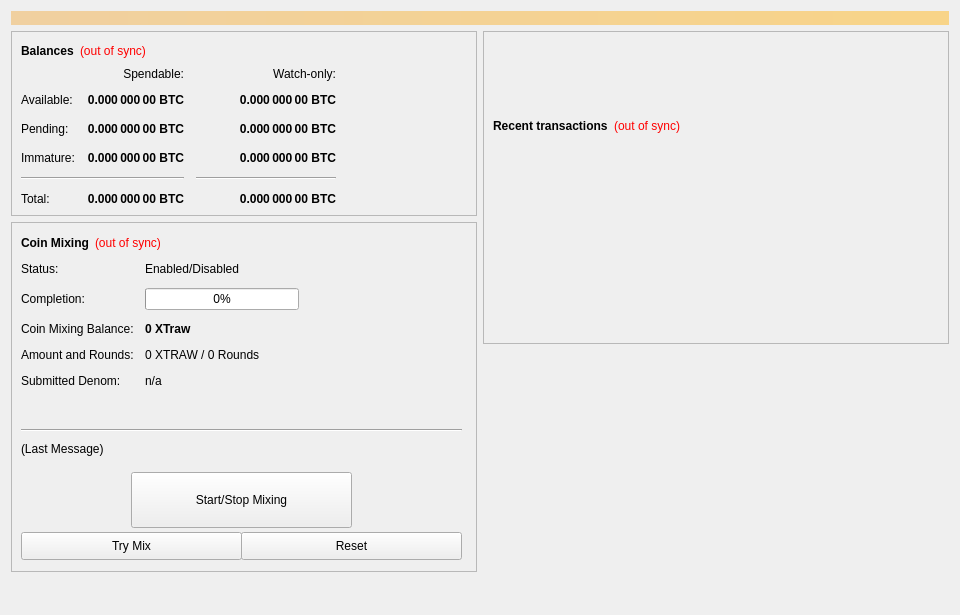
<?xml version="1.0" encoding="UTF-8"?>
<ui version="4.0">
 <class>OverviewPage</class>
 <widget class="QWidget" name="OverviewPage">
  <property name="geometry">
   <rect>
    <x>0</x>
    <y>0</y>
    <width>960</width>
    <height>615</height>
   </rect>
  </property>
  <property name="minimumSize">
   <size>
    <width>960</width>
    <height>0</height>
   </size>
  </property>
  <property name="windowTitle">
   <string>Form</string>
  </property>
  <layout class="QVBoxLayout" name="topLayout">
   <item>
    <widget class="QLabel" name="labelAlerts">
     <property name="visible">
      <bool>false</bool>
     </property>
     <property name="styleSheet">
      <string notr="true">background-color: qlineargradient(x1: 0, y1: 0, x2: 1, y2: 0, stop:0 #F0D0A0, stop:1 #F8D488); color:#000000;</string>
     </property>
     <property name="wordWrap">
      <bool>true</bool>
     </property>
     <property name="margin">
      <number>3</number>
     </property>
    </widget>
   </item>
   <item>
    <layout class="QHBoxLayout" name="horizontalLayout" stretch="1,1">
     <item>
      <layout class="QVBoxLayout" name="verticalLayout_2">
       <item>
        <widget class="QFrame" name="frame">
         <property name="frameShape">
          <enum>QFrame::StyledPanel</enum>
         </property>
         <property name="frameShadow">
          <enum>QFrame::Raised</enum>
         </property>
         <layout class="QVBoxLayout" name="verticalLayout_4">
          <item>
           <layout class="QHBoxLayout" name="horizontalLayout_4">
            <item>
             <widget class="QLabel" name="label_5">
              <property name="font">
               <font>
                <weight>75</weight>
                <bold>true</bold>
               </font>
              </property>
              <property name="text">
               <string>Balances</string>
              </property>
             </widget>
            </item>
            <item>
             <widget class="QLabel" name="labelWalletStatus">
              <property name="cursor">
               <cursorShape>WhatsThisCursor</cursorShape>
              </property>
              <property name="toolTip">
               <string>The displayed information may be out of date. Your wallet automatically synchronizes with the XTraw network after a connection is established, but this process has not completed yet.</string>
              </property>
              <property name="styleSheet">
               <string notr="true">QLabel { color: red; }</string>
              </property>
              <property name="text">
               <string notr="true">(out of sync)</string>
              </property>
              <property name="alignment">
               <set>Qt::AlignLeading|Qt::AlignLeft|Qt::AlignVCenter</set>
              </property>
             </widget>
            </item>
            <item>
             <spacer name="horizontalSpacer_3">
              <property name="orientation">
               <enum>Qt::Horizontal</enum>
              </property>
              <property name="sizeHint" stdset="0">
               <size>
                <width>40</width>
                <height>20</height>
               </size>
              </property>
             </spacer>
            </item>
           </layout>
          </item>
          <item>
           <layout class="QGridLayout" name="gridLayout">
            <property name="spacing">
             <number>12</number>
            </property>
            <item row="2" column="2">
             <widget class="QLabel" name="labelWatchPending">
              <property name="font">
               <font>
                <weight>75</weight>
                <bold>true</bold>
               </font>
              </property>
              <property name="cursor">
               <cursorShape>IBeamCursor</cursorShape>
              </property>
              <property name="toolTip">
               <string>Unconfirmed transactions to watch-only addresses</string>
              </property>
              <property name="text">
               <string notr="true">0.000 000 00 BTC</string>
              </property>
              <property name="alignment">
               <set>Qt::AlignRight|Qt::AlignTrailing|Qt::AlignVCenter</set>
              </property>
              <property name="textInteractionFlags">
               <set>Qt::LinksAccessibleByMouse|Qt::TextSelectableByKeyboard|Qt::TextSelectableByMouse</set>
              </property>
             </widget>
            </item>
            <item row="2" column="1">
             <widget class="QLabel" name="labelUnconfirmed">
              <property name="font">
               <font>
                <weight>75</weight>
                <bold>true</bold>
               </font>
              </property>
              <property name="cursor">
               <cursorShape>IBeamCursor</cursorShape>
              </property>
              <property name="toolTip">
               <string>Total of transactions that have yet to be confirmed, and do not yet count toward the spendable balance</string>
              </property>
              <property name="text">
               <string notr="true">0.000 000 00 BTC</string>
              </property>
              <property name="alignment">
               <set>Qt::AlignRight|Qt::AlignTrailing|Qt::AlignVCenter</set>
              </property>
              <property name="textInteractionFlags">
               <set>Qt::LinksAccessibleByMouse|Qt::TextSelectableByKeyboard|Qt::TextSelectableByMouse</set>
              </property>
             </widget>
            </item>
            <item row="3" column="2">
             <widget class="QLabel" name="labelWatchImmature">
              <property name="font">
               <font>
                <weight>75</weight>
                <bold>true</bold>
               </font>
              </property>
              <property name="cursor">
               <cursorShape>IBeamCursor</cursorShape>
              </property>
              <property name="toolTip">
               <string>Staked or masternode rewards in watch-only addresses that has not yet matured</string>
              </property>
              <property name="text">
               <string notr="true">0.000 000 00 BTC</string>
              </property>
              <property name="alignment">
               <set>Qt::AlignRight|Qt::AlignTrailing|Qt::AlignVCenter</set>
              </property>
              <property name="textInteractionFlags">
               <set>Qt::LinksAccessibleByMouse|Qt::TextSelectableByKeyboard|Qt::TextSelectableByMouse</set>
              </property>
             </widget>
            </item>
            <item row="4" column="0" colspan="2">
             <widget class="Line" name="lineSpendableBalance">
              <property name="orientation">
               <enum>Qt::Horizontal</enum>
              </property>
             </widget>
            </item>
            <item row="4" column="2">
             <widget class="Line" name="lineWatchBalance">
              <property name="sizePolicy">
               <sizepolicy hsizetype="Preferred" vsizetype="Fixed">
                <horstretch>0</horstretch>
                <verstretch>0</verstretch>
               </sizepolicy>
              </property>
              <property name="minimumSize">
               <size>
                <width>140</width>
                <height>0</height>
               </size>
              </property>
              <property name="orientation">
               <enum>Qt::Horizontal</enum>
              </property>
             </widget>
            </item>
            <item row="5" column="0">
             <widget class="QLabel" name="labelTotalText">
              <property name="text">
               <string>Total:</string>
              </property>
             </widget>
            </item>
            <item row="3" column="1">
             <widget class="QLabel" name="labelImmature">
              <property name="font">
               <font>
                <weight>75</weight>
                <bold>true</bold>
               </font>
              </property>
              <property name="cursor">
               <cursorShape>IBeamCursor</cursorShape>
              </property>
              <property name="toolTip">
               <string>Staked or masternode rewards that has not yet matured</string>
              </property>
              <property name="text">
               <string notr="true">0.000 000 00 BTC</string>
              </property>
              <property name="alignment">
               <set>Qt::AlignRight|Qt::AlignTrailing|Qt::AlignVCenter</set>
              </property>
              <property name="textInteractionFlags">
               <set>Qt::LinksAccessibleByMouse|Qt::TextSelectableByKeyboard|Qt::TextSelectableByMouse</set>
              </property>
             </widget>
            </item>
            <item row="2" column="3">
             <spacer name="horizontalSpacer_2">
              <property name="orientation">
               <enum>Qt::Horizontal</enum>
              </property>
              <property name="sizeHint" stdset="0">
               <size>
                <width>40</width>
                <height>20</height>
               </size>
              </property>
             </spacer>
            </item>
            <item row="3" column="0">
             <widget class="QLabel" name="labelImmatureText">
              <property name="text">
               <string>Immature:</string>
              </property>
             </widget>
            </item>
            <item row="5" column="1">
             <widget class="QLabel" name="labelTotal">
              <property name="font">
               <font>
                <weight>75</weight>
                <bold>true</bold>
               </font>
              </property>
              <property name="cursor">
               <cursorShape>IBeamCursor</cursorShape>
              </property>
              <property name="toolTip">
               <string>Your current total balance</string>
              </property>
              <property name="text">
               <string notr="true">0.000 000 00 BTC</string>
              </property>
              <property name="alignment">
               <set>Qt::AlignRight|Qt::AlignTrailing|Qt::AlignVCenter</set>
              </property>
              <property name="textInteractionFlags">
               <set>Qt::LinksAccessibleByMouse|Qt::TextSelectableByKeyboard|Qt::TextSelectableByMouse</set>
              </property>
             </widget>
            </item>
            <item row="5" column="2">
             <widget class="QLabel" name="labelWatchTotal">
              <property name="font">
               <font>
                <weight>75</weight>
                <bold>true</bold>
               </font>
              </property>
              <property name="cursor">
               <cursorShape>IBeamCursor</cursorShape>
              </property>
              <property name="toolTip">
               <string>Current total balance in watch-only addresses</string>
              </property>
              <property name="text">
               <string notr="true">0.000 000 00 BTC</string>
              </property>
              <property name="alignment">
               <set>Qt::AlignRight|Qt::AlignTrailing|Qt::AlignVCenter</set>
              </property>
              <property name="textInteractionFlags">
               <set>Qt::LinksAccessibleByMouse|Qt::TextSelectableByKeyboard|Qt::TextSelectableByMouse</set>
              </property>
             </widget>
            </item>
            <item row="0" column="2">
             <widget class="QLabel" name="labelWatchonly">
              <property name="text">
               <string>Watch-only:</string>
              </property>
              <property name="alignment">
               <set>Qt::AlignRight|Qt::AlignTrailing|Qt::AlignVCenter</set>
              </property>
             </widget>
            </item>
            <item row="1" column="0">
             <widget class="QLabel" name="labelBalanceText">
              <property name="text">
               <string>Available:</string>
              </property>
             </widget>
            </item>
            <item row="1" column="1">
             <widget class="QLabel" name="labelBalance">
              <property name="font">
               <font>
                <weight>75</weight>
                <bold>true</bold>
               </font>
              </property>
              <property name="cursor">
               <cursorShape>IBeamCursor</cursorShape>
              </property>
              <property name="toolTip">
               <string>Your current spendable balance</string>
              </property>
              <property name="text">
               <string notr="true">0.000 000 00 BTC</string>
              </property>
              <property name="alignment">
               <set>Qt::AlignRight|Qt::AlignTrailing|Qt::AlignVCenter</set>
              </property>
              <property name="textInteractionFlags">
               <set>Qt::LinksAccessibleByMouse|Qt::TextSelectableByKeyboard|Qt::TextSelectableByMouse</set>
              </property>
             </widget>
            </item>
            <item row="1" column="2">
             <widget class="QLabel" name="labelWatchAvailable">
              <property name="font">
               <font>
                <weight>75</weight>
                <bold>true</bold>
               </font>
              </property>
              <property name="cursor">
               <cursorShape>IBeamCursor</cursorShape>
              </property>
              <property name="toolTip">
               <string>Your current balance in watch-only addresses</string>
              </property>
              <property name="text">
               <string notr="true">0.000 000 00 BTC</string>
              </property>
              <property name="alignment">
               <set>Qt::AlignRight|Qt::AlignTrailing|Qt::AlignVCenter</set>
              </property>
              <property name="textInteractionFlags">
               <set>Qt::LinksAccessibleByMouse|Qt::TextSelectableByKeyboard|Qt::TextSelectableByMouse</set>
              </property>
             </widget>
            </item>
            <item row="2" column="0">
             <widget class="QLabel" name="labelPendingText">
              <property name="text">
               <string>Pending:</string>
              </property>
             </widget>
            </item>
            <item row="0" column="1">
             <widget class="QLabel" name="labelSpendable">
              <property name="text">
               <string>Spendable:</string>
              </property>
              <property name="alignment">
               <set>Qt::AlignRight|Qt::AlignTrailing|Qt::AlignVCenter</set>
              </property>
             </widget>
            </item>
           </layout>
          </item>
         </layout>
        </widget>
       </item>
       <item>
        <widget class="QFrame" name="frameObfuscation">
         <property name="minimumSize">
          <size>
           <width>0</width>
           <height>350</height>
          </size>
         </property>
         <property name="layoutDirection">
          <enum>Qt::LeftToRight</enum>
         </property>
         <property name="frameShape">
          <enum>QFrame::StyledPanel</enum>
         </property>
         <property name="frameShadow">
          <enum>QFrame::Raised</enum>
         </property>
         <widget class="QWidget" name="formLayoutWidget">
          <property name="geometry">
           <rect>
            <x>10</x>
            <y>40</y>
            <width>451</width>
            <height>161</height>
           </rect>
          </property>
          <layout class="QFormLayout" name="formLayout">
           <property name="fieldGrowthPolicy">
            <enum>QFormLayout::AllNonFixedFieldsGrow</enum>
           </property>
           <property name="horizontalSpacing">
            <number>11</number>
           </property>
           <property name="verticalSpacing">
            <number>12</number>
           </property>
           <item row="0" column="0">
            <widget class="QLabel" name="label_6">
             <property name="text">
              <string>Status:</string>
             </property>
            </widget>
           </item>
           <item row="1" column="0">
            <widget class="QLabel" name="label_7">
             <property name="text">
              <string>Completion:</string>
             </property>
            </widget>
           </item>
           <item row="1" column="1">
            <widget class="QProgressBar" name="obfuscationProgress">
             <property name="maximumSize">
              <size>
               <width>154</width>
               <height>16777215</height>
              </size>
             </property>
             <property name="value">
              <number>0</number>
             </property>
            </widget>
           </item>
           <item row="2" column="0">
            <widget class="QLabel" name="labelAnonymizedText">
             <property name="text">
              <string>Coin Mixing Balance:</string>
             </property>
            </widget>
           </item>
           <item row="2" column="1">
            <widget class="QLabel" name="labelAnonymized">
             <property name="font">
              <font>
               <weight>75</weight>
               <bold>true</bold>
              </font>
             </property>
             <property name="text">
              <string notr="true">0 XTraw</string>
             </property>
            </widget>
           </item>
           <item row="3" column="0">
            <widget class="QLabel" name="label_8">
             <property name="text">
              <string>Amount and Rounds:</string>
             </property>
            </widget>
           </item>
           <item row="3" column="1">
            <widget class="QLabel" name="labelAmountRounds">
             <property name="text">
              <string>0 XTRAW / 0 Rounds</string>
             </property>
            </widget>
           </item>
           <item row="4" column="0">
            <widget class="QLabel" name="label_9">
             <property name="text">
              <string>Submitted Denom:</string>
             </property>
            </widget>
           </item>
           <item row="4" column="1">
            <widget class="QLabel" name="labelSubmittedDenom">
             <property name="toolTip">
              <string>The denominations you submitted to the Masternode.&lt;br&gt;To mix, other users must submit the exact same denominations.</string>
             </property>
             <property name="text">
              <string>n/a</string>
             </property>
            </widget>
           </item>
           <item row="0" column="1">
            <widget class="QLabel" name="obfuscationEnabled">
             <property name="text">
              <string>Enabled/Disabled</string>
             </property>
            </widget>
           </item>
          </layout>
         </widget>
         <widget class="QPushButton" name="runAutoDenom">
          <property name="geometry">
           <rect>
            <x>251</x>
            <y>17</y>
            <width>1</width>
            <height>1</height>
           </rect>
          </property>
          <property name="palette">
           <palette>
            <active>
             <colorrole role="WindowText">
              <brush brushstyle="SolidPattern">
               <color alpha="255">
                <red>0</red>
                <green>0</green>
                <blue>0</blue>
               </color>
              </brush>
             </colorrole>
             <colorrole role="Button">
              <brush brushstyle="SolidPattern">
               <color alpha="255">
                <red>239</red>
                <green>238</green>
                <blue>238</blue>
               </color>
              </brush>
             </colorrole>
             <colorrole role="Light">
              <brush brushstyle="SolidPattern">
               <color alpha="255">
                <red>255</red>
                <green>255</green>
                <blue>255</blue>
               </color>
              </brush>
             </colorrole>
             <colorrole role="Midlight">
              <brush brushstyle="SolidPattern">
               <color alpha="255">
                <red>247</red>
                <green>246</green>
                <blue>246</blue>
               </color>
              </brush>
             </colorrole>
             <colorrole role="Dark">
              <brush brushstyle="SolidPattern">
               <color alpha="255">
                <red>119</red>
                <green>119</green>
                <blue>119</blue>
               </color>
              </brush>
             </colorrole>
             <colorrole role="Mid">
              <brush brushstyle="SolidPattern">
               <color alpha="255">
                <red>159</red>
                <green>159</green>
                <blue>159</blue>
               </color>
              </brush>
             </colorrole>
             <colorrole role="Text">
              <brush brushstyle="SolidPattern">
               <color alpha="255">
                <red>0</red>
                <green>0</green>
                <blue>0</blue>
               </color>
              </brush>
             </colorrole>
             <colorrole role="BrightText">
              <brush brushstyle="SolidPattern">
               <color alpha="255">
                <red>255</red>
                <green>255</green>
                <blue>255</blue>
               </color>
              </brush>
             </colorrole>
             <colorrole role="ButtonText">
              <brush brushstyle="SolidPattern">
               <color alpha="255">
                <red>0</red>
                <green>0</green>
                <blue>0</blue>
               </color>
              </brush>
             </colorrole>
             <colorrole role="Base">
              <brush brushstyle="SolidPattern">
               <color alpha="255">
                <red>255</red>
                <green>255</green>
                <blue>255</blue>
               </color>
              </brush>
             </colorrole>
             <colorrole role="Window">
              <brush brushstyle="SolidPattern">
               <color alpha="255">
                <red>239</red>
                <green>238</green>
                <blue>238</blue>
               </color>
              </brush>
             </colorrole>
             <colorrole role="Shadow">
              <brush brushstyle="SolidPattern">
               <color alpha="255">
                <red>0</red>
                <green>0</green>
                <blue>0</blue>
               </color>
              </brush>
             </colorrole>
             <colorrole role="AlternateBase">
              <brush brushstyle="SolidPattern">
               <color alpha="255">
                <red>247</red>
                <green>246</green>
                <blue>246</blue>
               </color>
              </brush>
             </colorrole>
             <colorrole role="ToolTipBase">
              <brush brushstyle="SolidPattern">
               <color alpha="255">
                <red>255</red>
                <green>255</green>
                <blue>220</blue>
               </color>
              </brush>
             </colorrole>
             <colorrole role="ToolTipText">
              <brush brushstyle="SolidPattern">
               <color alpha="255">
                <red>0</red>
                <green>0</green>
                <blue>0</blue>
               </color>
              </brush>
             </colorrole>
            </active>
            <inactive>
             <colorrole role="WindowText">
              <brush brushstyle="SolidPattern">
               <color alpha="255">
                <red>0</red>
                <green>0</green>
                <blue>0</blue>
               </color>
              </brush>
             </colorrole>
             <colorrole role="Button">
              <brush brushstyle="SolidPattern">
               <color alpha="255">
                <red>239</red>
                <green>238</green>
                <blue>238</blue>
               </color>
              </brush>
             </colorrole>
             <colorrole role="Light">
              <brush brushstyle="SolidPattern">
               <color alpha="255">
                <red>255</red>
                <green>255</green>
                <blue>255</blue>
               </color>
              </brush>
             </colorrole>
             <colorrole role="Midlight">
              <brush brushstyle="SolidPattern">
               <color alpha="255">
                <red>247</red>
                <green>246</green>
                <blue>246</blue>
               </color>
              </brush>
             </colorrole>
             <colorrole role="Dark">
              <brush brushstyle="SolidPattern">
               <color alpha="255">
                <red>119</red>
                <green>119</green>
                <blue>119</blue>
               </color>
              </brush>
             </colorrole>
             <colorrole role="Mid">
              <brush brushstyle="SolidPattern">
               <color alpha="255">
                <red>159</red>
                <green>159</green>
                <blue>159</blue>
               </color>
              </brush>
             </colorrole>
             <colorrole role="Text">
              <brush brushstyle="SolidPattern">
               <color alpha="255">
                <red>0</red>
                <green>0</green>
                <blue>0</blue>
               </color>
              </brush>
             </colorrole>
             <colorrole role="BrightText">
              <brush brushstyle="SolidPattern">
               <color alpha="255">
                <red>255</red>
                <green>255</green>
                <blue>255</blue>
               </color>
              </brush>
             </colorrole>
             <colorrole role="ButtonText">
              <brush brushstyle="SolidPattern">
               <color alpha="255">
                <red>0</red>
                <green>0</green>
                <blue>0</blue>
               </color>
              </brush>
             </colorrole>
             <colorrole role="Base">
              <brush brushstyle="SolidPattern">
               <color alpha="255">
                <red>255</red>
                <green>255</green>
                <blue>255</blue>
               </color>
              </brush>
             </colorrole>
             <colorrole role="Window">
              <brush brushstyle="SolidPattern">
               <color alpha="255">
                <red>239</red>
                <green>238</green>
                <blue>238</blue>
               </color>
              </brush>
             </colorrole>
             <colorrole role="Shadow">
              <brush brushstyle="SolidPattern">
               <color alpha="255">
                <red>0</red>
                <green>0</green>
                <blue>0</blue>
               </color>
              </brush>
             </colorrole>
             <colorrole role="AlternateBase">
              <brush brushstyle="SolidPattern">
               <color alpha="255">
                <red>247</red>
                <green>246</green>
                <blue>246</blue>
               </color>
              </brush>
             </colorrole>
             <colorrole role="ToolTipBase">
              <brush brushstyle="SolidPattern">
               <color alpha="255">
                <red>255</red>
                <green>255</green>
                <blue>220</blue>
               </color>
              </brush>
             </colorrole>
             <colorrole role="ToolTipText">
              <brush brushstyle="SolidPattern">
               <color alpha="255">
                <red>0</red>
                <green>0</green>
                <blue>0</blue>
               </color>
              </brush>
             </colorrole>
            </inactive>
            <disabled>
             <colorrole role="WindowText">
              <brush brushstyle="SolidPattern">
               <color alpha="255">
                <red>119</red>
                <green>119</green>
                <blue>119</blue>
               </color>
              </brush>
             </colorrole>
             <colorrole role="Button">
              <brush brushstyle="SolidPattern">
               <color alpha="255">
                <red>239</red>
                <green>238</green>
                <blue>238</blue>
               </color>
              </brush>
             </colorrole>
             <colorrole role="Light">
              <brush brushstyle="SolidPattern">
               <color alpha="255">
                <red>255</red>
                <green>255</green>
                <blue>255</blue>
               </color>
              </brush>
             </colorrole>
             <colorrole role="Midlight">
              <brush brushstyle="SolidPattern">
               <color alpha="255">
                <red>247</red>
                <green>246</green>
                <blue>246</blue>
               </color>
              </brush>
             </colorrole>
             <colorrole role="Dark">
              <brush brushstyle="SolidPattern">
               <color alpha="255">
                <red>119</red>
                <green>119</green>
                <blue>119</blue>
               </color>
              </brush>
             </colorrole>
             <colorrole role="Mid">
              <brush brushstyle="SolidPattern">
               <color alpha="255">
                <red>159</red>
                <green>159</green>
                <blue>159</blue>
               </color>
              </brush>
             </colorrole>
             <colorrole role="Text">
              <brush brushstyle="SolidPattern">
               <color alpha="255">
                <red>119</red>
                <green>119</green>
                <blue>119</blue>
               </color>
              </brush>
             </colorrole>
             <colorrole role="BrightText">
              <brush brushstyle="SolidPattern">
               <color alpha="255">
                <red>255</red>
                <green>255</green>
                <blue>255</blue>
               </color>
              </brush>
             </colorrole>
             <colorrole role="ButtonText">
              <brush brushstyle="SolidPattern">
               <color alpha="255">
                <red>119</red>
                <green>119</green>
                <blue>119</blue>
               </color>
              </brush>
             </colorrole>
             <colorrole role="Base">
              <brush brushstyle="SolidPattern">
               <color alpha="255">
                <red>239</red>
                <green>238</green>
                <blue>238</blue>
               </color>
              </brush>
             </colorrole>
             <colorrole role="Window">
              <brush brushstyle="SolidPattern">
               <color alpha="255">
                <red>239</red>
                <green>238</green>
                <blue>238</blue>
               </color>
              </brush>
             </colorrole>
             <colorrole role="Shadow">
              <brush brushstyle="SolidPattern">
               <color alpha="255">
                <red>0</red>
                <green>0</green>
                <blue>0</blue>
               </color>
              </brush>
             </colorrole>
             <colorrole role="AlternateBase">
              <brush brushstyle="SolidPattern">
               <color alpha="255">
                <red>239</red>
                <green>238</green>
                <blue>238</blue>
               </color>
              </brush>
             </colorrole>
             <colorrole role="ToolTipBase">
              <brush brushstyle="SolidPattern">
               <color alpha="255">
                <red>255</red>
                <green>255</green>
                <blue>220</blue>
               </color>
              </brush>
             </colorrole>
             <colorrole role="ToolTipText">
              <brush brushstyle="SolidPattern">
               <color alpha="255">
                <red>0</red>
                <green>0</green>
                <blue>0</blue>
               </color>
              </brush>
             </colorrole>
            </disabled>
           </palette>
          </property>
          <property name="focusPolicy">
           <enum>Qt::NoFocus</enum>
          </property>
          <property name="autoFillBackground">
           <bool>true</bool>
          </property>
          <property name="text">
           <string/>
          </property>
          <property name="flat">
           <bool>true</bool>
          </property>
         </widget>
         <widget class="QPushButton" name="toggleObfuscation">
          <property name="geometry">
           <rect>
            <x>120</x>
            <y>250</y>
            <width>221</width>
            <height>56</height>
           </rect>
          </property>
          <property name="sizePolicy">
           <sizepolicy hsizetype="MinimumExpanding" vsizetype="Fixed">
            <horstretch>0</horstretch>
            <verstretch>0</verstretch>
           </sizepolicy>
          </property>
          <property name="text">
           <string>Start/Stop Mixing</string>
          </property>
         </widget>
         <widget class="Line" name="lineLastMessage">
          <property name="geometry">
           <rect>
            <x>10</x>
            <y>200</y>
            <width>441</width>
            <height>16</height>
           </rect>
          </property>
          <property name="orientation">
           <enum>Qt::Horizontal</enum>
          </property>
         </widget>
         <widget class="QLabel" name="obfuscationStatus">
          <property name="geometry">
           <rect>
            <x>10</x>
            <y>220</y>
            <width>451</width>
            <height>61</height>
           </rect>
          </property>
          <property name="minimumSize">
           <size>
            <width>288</width>
            <height>43</height>
           </size>
          </property>
          <property name="text">
           <string>(Last Message)</string>
          </property>
          <property name="alignment">
           <set>Qt::AlignLeading|Qt::AlignLeft|Qt::AlignTop</set>
          </property>
          <property name="wordWrap">
           <bool>true</bool>
          </property>
         </widget>
         <widget class="QPushButton" name="obfuscationAuto">
          <property name="geometry">
           <rect>
            <x>10</x>
            <y>310</y>
            <width>221</width>
            <height>28</height>
           </rect>
          </property>
          <property name="sizePolicy">
           <sizepolicy hsizetype="MinimumExpanding" vsizetype="Fixed">
            <horstretch>0</horstretch>
            <verstretch>0</verstretch>
           </sizepolicy>
          </property>
          <property name="toolTip">
           <string>Try to manually submit a Obfuscation request.</string>
          </property>
          <property name="text">
           <string>Try Mix</string>
          </property>
         </widget>
         <widget class="QPushButton" name="obfuscationReset">
          <property name="geometry">
           <rect>
            <x>230</x>
            <y>310</y>
            <width>221</width>
            <height>28</height>
           </rect>
          </property>
          <property name="sizePolicy">
           <sizepolicy hsizetype="MinimumExpanding" vsizetype="Fixed">
            <horstretch>0</horstretch>
            <verstretch>0</verstretch>
           </sizepolicy>
          </property>
          <property name="toolTip">
           <string>Reset the current status of Obfuscation (can interrupt Obfuscation if it's in the process of Mixing, which can cost you money!)</string>
          </property>
          <property name="autoFillBackground">
           <bool>false</bool>
          </property>
          <property name="text">
           <string>Reset</string>
          </property>
         </widget>
         <widget class="QWidget" name="layoutWidget">
          <property name="geometry">
           <rect>
            <x>10</x>
            <y>10</y>
            <width>431</width>
            <height>22</height>
           </rect>
          </property>
          <layout class="QHBoxLayout" name="horizontalLayout_5">
           <item>
            <widget class="QLabel" name="label_2">
             <property name="font">
              <font>
               <weight>75</weight>
               <bold>true</bold>
              </font>
             </property>
             <property name="text">
              <string>Coin Mixing</string>
             </property>
            </widget>
           </item>
           <item>
            <widget class="QLabel" name="labelObfuscationSyncStatus">
             <property name="toolTip">
              <string>The displayed information may be out of date. Your wallet automatically synchronizes with the XTraw network after a connection is established, but this process has not completed yet.</string>
             </property>
             <property name="styleSheet">
              <string notr="true">QLabel { color: red; }</string>
             </property>
             <property name="text">
              <string notr="true">(out of sync)</string>
             </property>
             <property name="alignment">
              <set>Qt::AlignLeading|Qt::AlignLeft|Qt::AlignVCenter</set>
             </property>
            </widget>
           </item>
           <item>
            <spacer name="horizontalSpacer_4">
             <property name="orientation">
              <enum>Qt::Horizontal</enum>
             </property>
             <property name="sizeHint" stdset="0">
              <size>
               <width>40</width>
               <height>20</height>
              </size>
             </property>
            </spacer>
           </item>
          </layout>
         </widget>
        </widget>
       </item>
       <item>
        <spacer name="verticalSpacer">
         <property name="orientation">
          <enum>Qt::Vertical</enum>
         </property>
         <property name="sizeHint" stdset="0">
          <size>
           <width>20</width>
           <height>40</height>
          </size>
         </property>
        </spacer>
       </item>
      </layout>
     </item>
     <item>
      <layout class="QVBoxLayout" name="verticalLayout_3">
       <item>
        <widget class="QFrame" name="frame_2">
         <property name="frameShape">
          <enum>QFrame::StyledPanel</enum>
         </property>
         <property name="frameShadow">
          <enum>QFrame::Raised</enum>
         </property>
         <layout class="QVBoxLayout" name="verticalLayout">
          <item>
           <spacer name="verticalSpacer_3">
            <property name="orientation">
             <enum>Qt::Vertical</enum>
            </property>
            <property name="sizeType">
             <enum>QSizePolicy::Fixed</enum>
            </property>
            <property name="sizeHint" stdset="0">
             <size>
              <width>20</width>
              <height>75</height>
             </size>
            </property>
           </spacer>
          </item>
          <item>
           <layout class="QHBoxLayout" name="horizontalLayout_2">
            <item>
             <widget class="QLabel" name="label_4">
              <property name="font">
               <font>
                <weight>75</weight>
                <bold>true</bold>
               </font>
              </property>
              <property name="text">
               <string>Recent transactions</string>
              </property>
             </widget>
            </item>
            <item>
             <widget class="QLabel" name="labelTransactionsStatus">
              <property name="cursor">
               <cursorShape>WhatsThisCursor</cursorShape>
              </property>
              <property name="toolTip">
               <string>The displayed information may be out of date. Your wallet automatically synchronizes with the XTraw network after a connection is established, but this process has not completed yet.</string>
              </property>
              <property name="styleSheet">
               <string notr="true">QLabel { color: red; }</string>
              </property>
              <property name="text">
               <string notr="true">(out of sync)</string>
              </property>
              <property name="alignment">
               <set>Qt::AlignRight|Qt::AlignTrailing|Qt::AlignVCenter</set>
              </property>
             </widget>
            </item>
            <item>
             <spacer name="horizontalSpacer">
              <property name="orientation">
               <enum>Qt::Horizontal</enum>
              </property>
              <property name="sizeHint" stdset="0">
               <size>
                <width>40</width>
                <height>20</height>
               </size>
              </property>
             </spacer>
            </item>
           </layout>
          </item>
          <item>
           <widget class="QListView" name="listTransactions">
            <property name="styleSheet">
             <string notr="true">QListView { background: transparent; }</string>
            </property>
            <property name="frameShape">
             <enum>QFrame::NoFrame</enum>
            </property>
            <property name="verticalScrollBarPolicy">
             <enum>Qt::ScrollBarAlwaysOff</enum>
            </property>
            <property name="horizontalScrollBarPolicy">
             <enum>Qt::ScrollBarAlwaysOff</enum>
            </property>
            <property name="selectionMode">
             <enum>QAbstractItemView::NoSelection</enum>
            </property>
           </widget>
          </item>
         </layout>
        </widget>
       </item>
       <item>
        <spacer name="verticalSpacer_2">
         <property name="orientation">
          <enum>Qt::Vertical</enum>
         </property>
         <property name="sizeType">
          <enum>QSizePolicy::Expanding</enum>
         </property>
         <property name="sizeHint" stdset="0">
          <size>
           <width>20</width>
           <height>40</height>
          </size>
         </property>
        </spacer>
       </item>
      </layout>
     </item>
    </layout>
   </item>
  </layout>
 </widget>
 <resources/>
 <connections/>
</ui>
